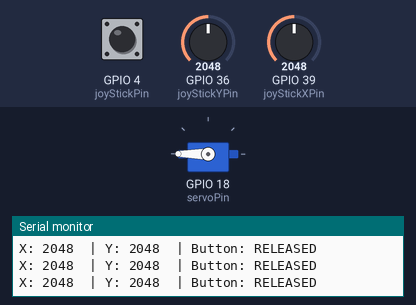
A sketch run on a simulated ESP32. Shown: servo, the last lines printed to the serial monitor. Inputs (shaded band) come from the test bench; at power-on: GPIO 39 (joyStickXPin) = 2048, GPIO 4 (joyStickPin) HIGH, GPIO 36 (joyStickYPin) = 2048.

Above: at 1.2 s.
1.3 s: GPIO 39 (joyStickXPin) set to 90
At 1.7 s:
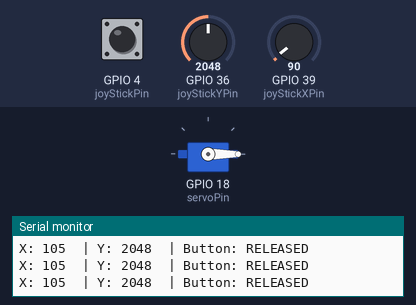
2.8 s: GPIO 39 (joyStickXPin) set to 118
4.3 s: GPIO 39 (joyStickXPin) set to 130
At 5.7 s:
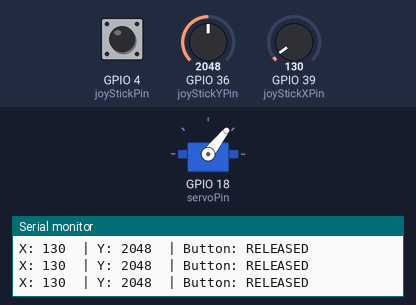
7.4 s: GPIO 39 (joyStickXPin) set to 40
At 8.6 s:
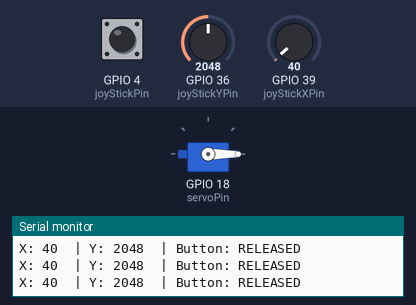
8.9 s: GPIO 39 (joyStickXPin) set to 170
At 10.0 s:
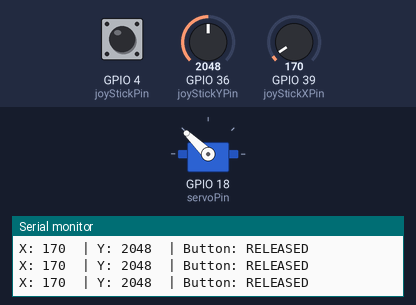
Timing chart, 0 to 11.4 s (numbered marks = the images above; inputs shaded):
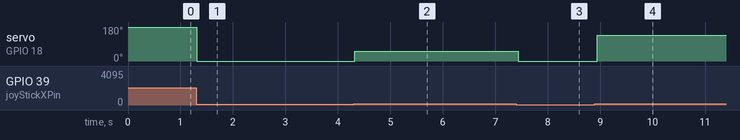

Measured:
- the behaviour switches between 129 and 130 on GPIO 39 (joyStickXPin) (found by bisection; images 1 and 2)
- after the input at 1.3 s, servo on GPIO 18 (servoPin): 180° → 0° at once
- after the input at 4.3 s, servo on GPIO 18 (servoPin): 0° → 52° at once
- after the input at 7.4 s, servo on GPIO 18 (servoPin): 52° → 0° at once
- after the input at 8.9 s, servo on GPIO 18 (servoPin): 0° → 136° at once

The sketch:

Alt_Wired.ino
```cpp
#include <ESP32Servo.h>

//Joystick Pins
const byte joyStickXPin = 39;
const byte joyStickYPin = 36;
const byte joyStickPin = 4;

//Servo Pin
const byte servoPin = 18;

//Servo Object
Servo myServo;

void setup()
{
  Serial.begin(9600);
  analogSetAttenuation(ADC_11db);

  //Joystick
  pinMode(joyStickPin, INPUT_PULLUP);

  myServo.attach(servoPin);

}

void loop()
{
  int valX, valY, valSW;

  //Read input from the joystick pins
  ReadJoystickInput(valX, valY, valSW);

  EvaluateDeadzones(valX, valY);

  int servoAngle = DetermineServoAngle(valX);

  SetServoAngle(servoAngle);

  PrintInSerial(valX, valY, valSW);

  delay(100);

}

void ReadJoystickInput(int &x, int &y, int &pressed)
{
  x = analogRead(joyStickXPin);
  y = analogRead(joyStickYPin);
  pressed = digitalRead(joyStickPin);
}

void EvaluateDeadzones(int &x, int &y)
{
  //Check x deadzone value
  if ((x > 80) && (x < 130))
  {
    x = 105;
  }

  //Check y deadzone values
  if ((y > 1900) && (y < 2000))
  {
    y = 1955;
  }
}

int DetermineServoAngle(int x)
{
  int servoAngle = map(x, 105, 191, 0, 180);

  return constrain(servoAngle, 0, 180);
}

void SetServoAngle(int angle)
{
  myServo.write(angle);
}

void PrintInSerial(int x, int y, int pressed)
{
  Serial.print("X: ");
  Serial.print(x);
  Serial.print("\t| Y: ");
  Serial.print(y);
  Serial.print("\t| Button: ");

  if (pressed == LOW)
  {
    Serial.println("PRESSED");
  }
  else
  {
    Serial.println("RELEASED");
  }
}
```
